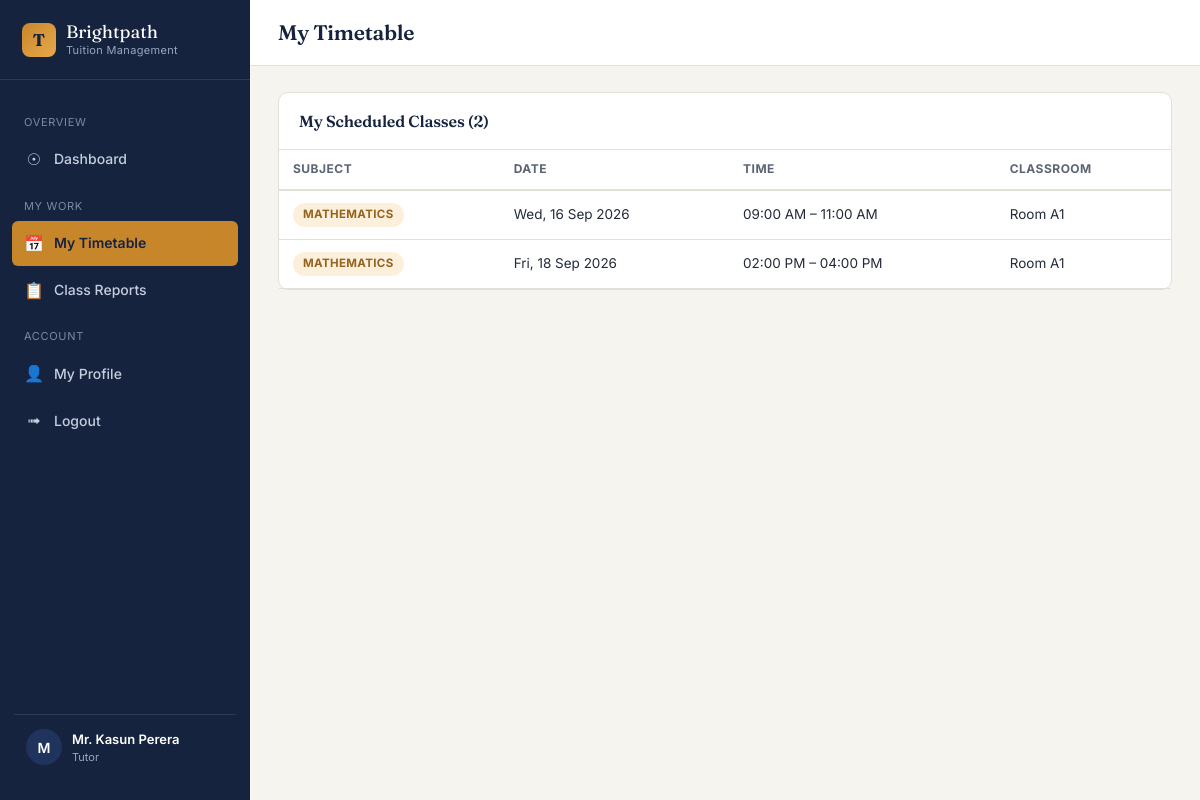
The app's page /tutor/timetable.php (signed in) with its own data.
### tables this page shows
CREATE TABLE `timetable` (
  `timetable_id` INT AUTO_INCREMENT PRIMARY KEY,
  `tutor_id` INT NOT NULL,
  `subject` VARCHAR(100) NOT NULL,
  `class_date` DATE NOT NULL,
  `start_time` TIME NOT NULL,
  `end_time` TIME NOT NULL,
  `classroom` VARCHAR(50) DEFAULT NULL,
  `created_at` TIMESTAMP DEFAULT CURRENT_TIMESTAMP,
  FOREIGN KEY (`tutor_id`) REFERENCES `tutors`(`tutor_id`) ON DELETE CASCADE
);

### classes/Database.php (called while the page is built, shortened)
<?php
class Database
{
    private static ?Database $instance = null;
    private PDO $connection;
    private function __construct()
    {
        $dsn = "mysql:host=" . DB_HOST . ";dbname=" . DB_NAME . ";charset=" . DB_CHARSET;
        $options = [
            PDO::ATTR_ERRMODE            => PDO::ERRMODE_EXCEPTION,
            PDO::ATTR_DEFAULT_FETCH_MODE => PDO::FETCH_ASSOC,
            PDO::ATTR_EMULATE_PREPARES   => false,
        ];
        try {
            $this->connection = new PDO($dsn, DB_USER, DB_PASS, $options);
        } catch (PDOException $e) {
            die("Database Connection Failed: " . htmlspecialchars($e->getMessage()));
        }
    }
    public static function getInstance(): Database
    {
        if (self::$instance === null) {
            self::$instance = new Database();
        }
        return self::$instance;
    }
    public function select(string $sql, array $params = []): array
    {
        $stmt = $this->connection->prepare($sql);
        $stmt->execute($params);
        return $stmt->fetchAll();
    }
}

### classes/Timetable.php (called while the page is built, shortened)
<?php
require_once __DIR__ . '/Database.php';
class Timetable
{
    private Database $db;
    public function __construct()
    {
        $this->db = Database::getInstance();
    }
    public function forTutor(int $tutorId): array
    {
        return $this->db->select(
            "SELECT * FROM timetable WHERE tutor_id = :id ORDER BY class_date ASC, start_time ASC",
            ['id' => $tutorId]
        );
    }
}

### includes/init.php (called while the page is built, shortened)
<?php
require_once __DIR__ . '/../config/database.php';
require_once __DIR__ . '/../classes/Database.php';
require_once __DIR__ . '/../classes/Timetable.php';
function e(string $value): string
{
    return htmlspecialchars($value, ENT_QUOTES, 'UTF-8');
}

### tutor/timetable.php (the view, shortened to what this page needs)
<?php
require_once __DIR__ . '/../includes/init.php';
$timetableModel = new Timetable();
$myClasses = $timetableModel->forTutor($_SESSION['user_id']);
require_once __DIR__ . '/../includes/dashboard_header.php';
?>
<div class="panel">
  <div class="panel-header"><h3>My Scheduled Classes (<?= count($myClasses) ?>)</h3></div>
  <div class="table-wrap">
    <table>
      <thead><tr><th>Subject</th><th>Date</th><th>Time</th><th>Classroom</th></tr></thead>
      <tbody>
        <?php foreach ($myClasses as $t): ?>
          <tr>
            <td><span class="badge badge-brass"><?= e($t['subject']) ?></span></td>
            <td><?= e(date('D, d M Y', strtotime($t['class_date']))) ?></td>
            <td><?= e(date('h:i A', strtotime($t['start_time']))) ?> &ndash; <?= e(date('h:i A', strtotime($t['end_time']))) ?></td>
            <td><?= e($t['classroom'] ?: '-') ?></td>
          </tr>
        <?php endforeach; ?>
      </tbody>
    </table>
  </div>
</div>
<?php require_once __DIR__ . '/../includes/dashboard_footer.php'; ?>

### assets/css/style.css (style rules this page uses)
:root { --ink: #16233F; --ink-2: #1F335C; --brass: #C8862B; --brass-light: #E7A94C; --teal: #2F6F5E; --teal-light: #E4F0EC; --rose: #B5423B; --rose-light: #FBE8E6; --amber-light: #FCF0DC; --paper: #F6F4EF; --surface: #FFFFFF; --line: #E4E0D6; --text: #232B3A; --text-soft: #5B6472; --radius: 10px; --radius-sm: 6px; --shadow: 0 2px 10px rgba(22, 35, 63, 0.06); }
* { box-sizing: border-box; }
html, body { margin: 0; padding: 0; background: var(--paper); color: var(--text); font-family: 'Inter', -apple-system, BlinkMacSystemFont, sans-serif; font-size: 15px; line-height: 1.55; }
h1, h2, h3, h4, .brand-font { font-family: 'Fraunces', Georgia, serif; font-weight: 600; color: var(--ink); letter-spacing: -0.01em; margin: 0 0 0.4em 0; }
.panel { background: var(--surface); border: 1px solid var(--line); border-radius: var(--radius); margin-bottom: 22px; }
.panel-header { padding: 16px 20px; border-bottom: 1px solid var(--line); display: flex; align-items: center; justify-content: space-between; gap: 12px; flex-wrap: wrap; }
.panel-header h3 { font-size: 16px; margin: 0; }
table { width: 100%; border-collapse: collapse; font-size: 13.5px; }
thead th { text-align: left; font-size: 12px; text-transform: uppercase; letter-spacing: 0.04em; color: var(--text-soft); padding: 10px 14px; border-bottom: 2px solid var(--line); font-weight: 700; }
tbody td { padding: 12px 14px; border-bottom: 1px solid var(--line); vertical-align: middle; }
.table-wrap { overflow-x: auto; }
.badge { display: inline-flex; align-items: center; gap: 4px; padding: 3px 10px; border-radius: 999px; font-size: 11.5px; font-weight: 700; text-transform: uppercase; letter-spacing: 0.03em; }
.badge-brass { background: var(--amber-light); color: #96631E; }

### records on screen
timetable: subject "MATHEMATICS", class_date "Wed, 16 Sep 2026", start_time "09:00 AM", end_time "11:00 AM", classroom "Room A1"
timetable: subject "MATHEMATICS", class_date "Fri, 18 Sep 2026", start_time "02:00 PM", end_time "04:00 PM", classroom "Room A1"

### other values on screen
substr($_SESSION['user_name'] ?? 'U', 0, 1) "M"
$_SESSION['user_name'] "Mr. Kasun Perera"
$role "Tutor"
$pageTitle "My Timetable"
count($myClasses) "2"
